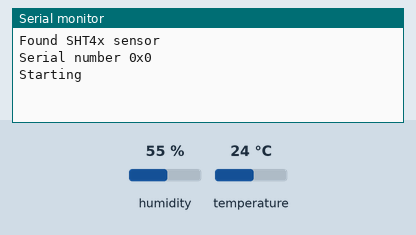
The sketch below on a simulated Arduino MKR. Shown: the last lines printed to the serial monitor. The test bench sets the inputs (shaded band); at power-on: humidity 55 %, temperature 24 °C. WiFi joins after 1.5 s; servers stay silent unless stated.

Above: at 3.0 s.
3.1 s: humidity set to 22 %
At 4.6 s:
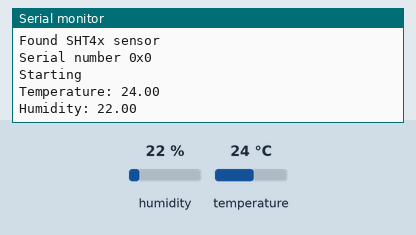
6.0 s: temperature set to 12 °C
At 6.8 s:
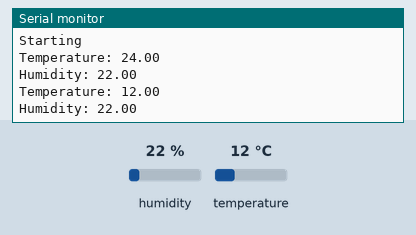
8.9 s: humidity set to 40 %
At 11.1 s:
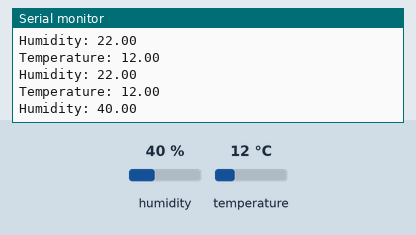

The sketch:

lab2dot2_SHT40.ino
```cpp
#define BLYNK_TEMPLATE_ID "TMPL2p9wJ0rmO"
#define BLYNK_TEMPLATE_NAME "LCD MKR 1010"
#define BLYNK_AUTH_TOKEN "3io2qrjoiVVBVE4cF2IGg324jB1GPWPB"

// include the library code:
#include <SPI.h>
#include <WiFiNINA.h>
#include <BlynkSimpleWiFiNINA.h>


// Your WiFi credentials.
// Set password to "" for open networks.
char ssid[] = "HP Setup";//"Halo i bims der FritZ";
char pass[] = "";//"Keine#Hose!Wlan42";


#include "Adafruit_SHT4x.h"

Adafruit_SHT4x sht4 = Adafruit_SHT4x();

double h = 0, t = 0;

void setup() {
  Serial.begin(9600);

  // Setup the SHT40
  if (! sht4.begin()) {
    Serial.println("Couldn't find SHT4x");
    while (1) delay(1);
  }
  Serial.println("Found SHT4x sensor");
  Serial.print("Serial number 0x");
  Serial.println(sht4.readSerial(), HEX);

  // You can have 3 different precisions, higher precision takes longer
  sht4.setPrecision(SHT4X_HIGH_PRECISION);
  // You can have 6 different heater settings
  // higher heat and longer times uses more power
  // and reads will take longer too! This will skew
  // the temperature, so let's not use the heater.
  sht4.setHeater(SHT4X_NO_HEATER);

  Blynk.begin(BLYNK_AUTH_TOKEN, ssid, pass);


  Serial.println("Starting");
  Blynk.virtualWrite(V0, "temp");
  Blynk.virtualWrite(V1, "humidity");
}


void loop() {
  Blynk.run();
  // Wait a couple seconds between measurements.
  delay(2000);
  sensors_event_t humidity, temp;
  sht4.getEvent(&humidity, &temp);// populate temp and humidity objects with fresh data

  Serial.print("Temperature: ");
  Serial.println(temp.temperature);
  Blynk.virtualWrite(V0, temp.temperature);


  delay(100);

  Serial.print("Humidity: ");
  Serial.println(humidity.relative_humidity);
  Blynk.virtualWrite(V1, humidity.relative_humidity);

}
```

Measured:
- after the input at 3.1 s, the serial monitor: prints a new line after 0.88 s (image 1)
- after the input at 6.0 s, the serial monitor: prints a new line after 0.06 s (image 2)
- after the input at 8.9 s, the serial monitor: prints a new line after 1.6 s (image 3)
